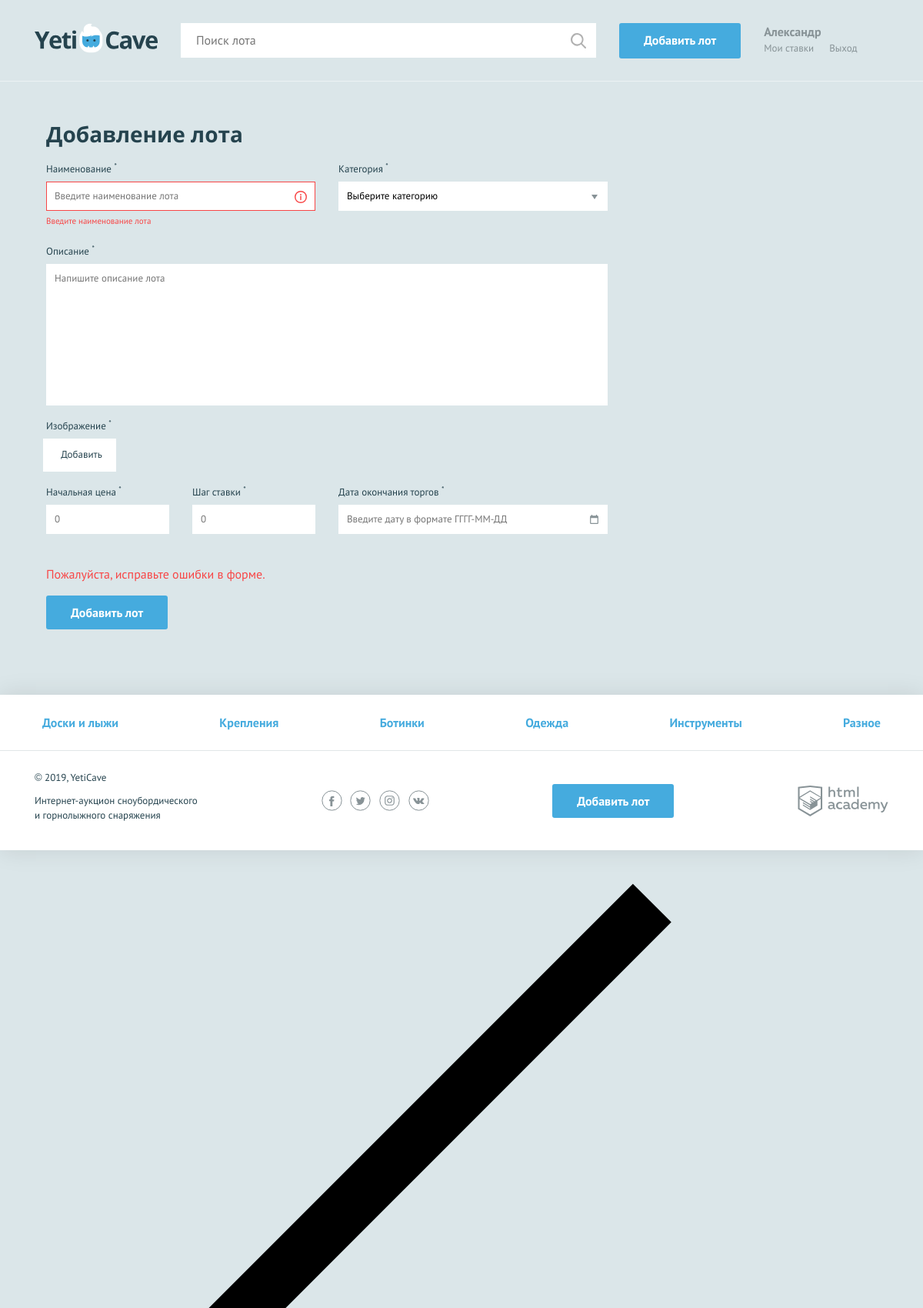
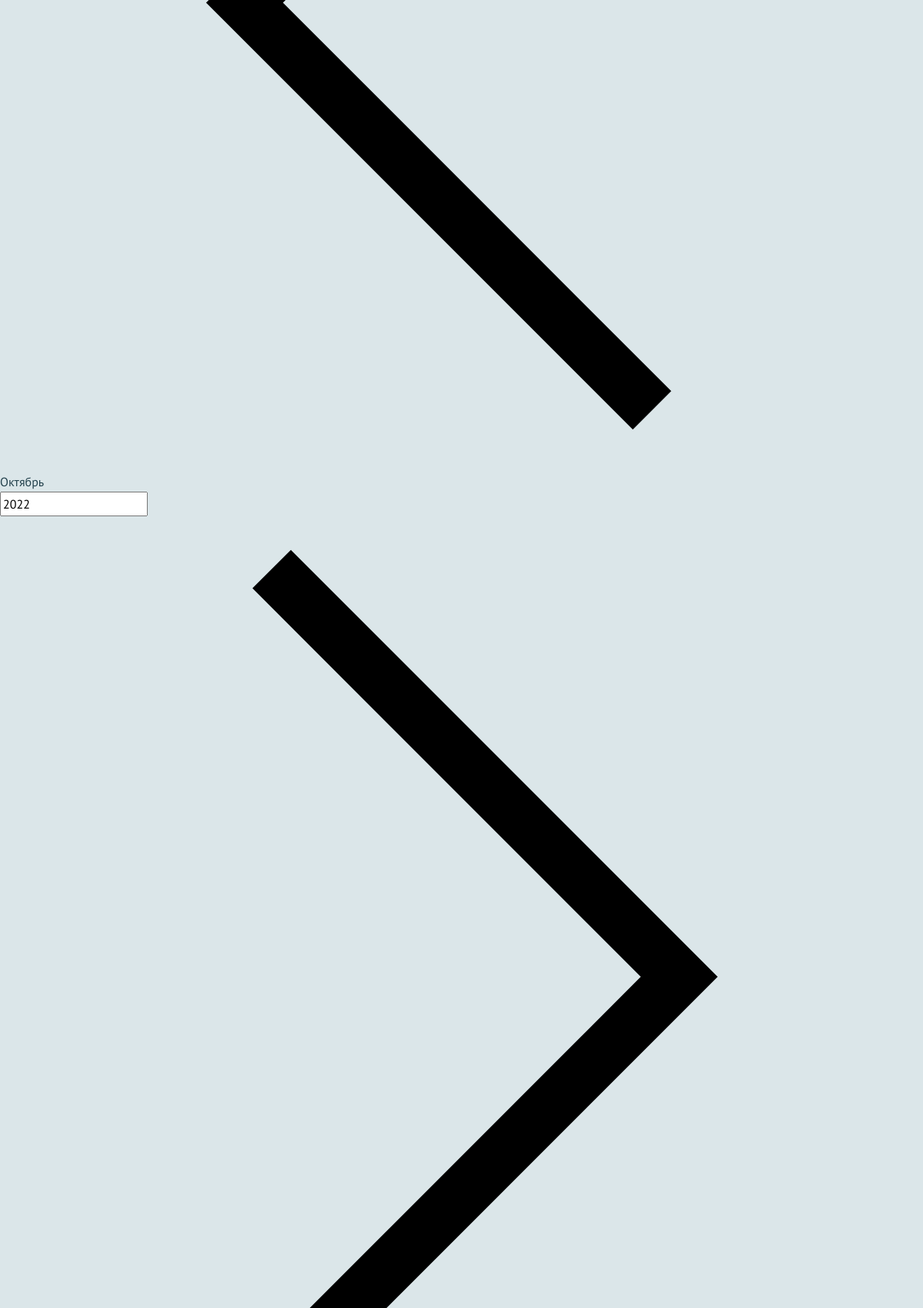
The page /add.php (upper part) on the database its author committed (2 pictures, top to bottom).
### tables this page shows
CREATE TABLE categories
(
  id INT AUTO_INCREMENT PRIMARY KEY,
  character_code CHAR(128),
  name_category VARCHAR(128)
);

### helpers.php (called while the page is built, shortened)
<?php
function include_template($name, array $data = []) {
    $name = 'templates/' . $name;
    extract($data);
    require $name;
    $result = ob_get_clean();
    return $result;
}

### data.php (called while the page is built)
<?php
$is_auth = rand(0, 1);
$user_name = 'Александр';

### models.php (called while the page is built, shortened)
<?php
function getCategories($con)
{
    $categories = [];
    if (!$con) {
        $error = mysqli_connect_error();
    } else {
        $sql = "SELECT character_code, name_category FROM yeti_cave.categories";
        $result = mysqli_query($con, $sql);
        if ($result) {
            $categories = mysqli_fetch_all($result, MYSQLI_ASSOC);
        }
    }
    return $categories;
}

### templates/add-lot.php (the view, shortened to what this page needs)
<form class="form form--add-lot container form--invalid" action="add.php" method="post" enctype="multipart/form-data">
    <h2>Добавление лота</h2>
    <div class="form__container-two">
        <div class="form__item form__item--invalid">
            <label for="lot-name">Наименование <sup>*</sup></label>
            <input id="lot-name" type="text" name="lot-name" placeholder="Введите наименование лота">
            <span class="form__error">Введите наименование лота</span>
        </div>
        <div class="form__item">
            <label for="category">Категория <sup>*</sup></label>
            <select id="category" name="category">
            <option>Выберите категорию</option>
            </select>
        </div>
    </div>
    <div class="form__item form__item--wide">
        <label for="message">Описание <sup>*</sup></label>
        <textarea id="message" name="message" placeholder="Напишите описание лота"></textarea>
    </div>
    <div class="form__item form__item--file">
        <label>Изображение <sup>*</sup></label>
        <div class="form__input-file">
            <label for="lot-img">
                Добавить
            </label>
        </div>
    </div>
    <div class="form__container-three">
        <div class="form__item form__item--small">
            <label for="lot-rate">Начальная цена <sup>*</sup></label>
            <input id="lot-rate" type="text" name="lot-rate" placeholder="0">
        </div>
        <div class="form__item form__item--small">
            <label for="lot-step">Шаг ставки <sup>*</sup></label>
            <input id="lot-step" type="text" name="lot-step" placeholder="0">
        </div>
        <div class="form__item">
            <label for="lot-date">Дата окончания торгов <sup>*</sup></label>
            <input class="form__input-date" id="lot-date" type="text" name="lot-date" placeholder="Введите дату в формате ГГГГ-ММ-ДД">
        </div>
    </div>
    <span class="form__error form__error--bottom">Пожалуйста, исправьте ошибки в форме.</span>
    <button type="submit" class="button">Добавить лот</button>
</form>

### templates/layout.php (shortened to what this page needs)
<!DOCTYPE html>
<html lang="ru">
<head>
    <link href="../css/normalize.min.css" rel="stylesheet">
    <link href="../css/style.css" rel="stylesheet">
</head>
<body>
<div class="page-wrapper">
    <header class="main-header">
        <div class="main-header__container container">
            <a class="main-header__logo">
                <img src="../img/logo.svg" width="160" height="39" alt="Логотип компании YetiCave">
            </a>
            <form class="main-header__search" method="get" action="https://echo.htmlacademy.ru" autocomplete="off">
                <input type="search" name="search" placeholder="Поиск лота">
                <input class="main-header__search-btn" type="submit" name="find" value="Найти">
            </form>
            <a class="main-header__add-lot button" href="add.php">Добавить лот</a>
            <nav class="user-menu">
                <?php if ($is_auth): ?>
                    <div class="user-menu__logged">
                        <p><?= $user_name ?></p>
                        <a class="user-menu__bets" href="pages/my-bets.html">Мои ставки</a>
                        <a class="user-menu__logout" href="#">Выход</a>
                    </div>
                <?php endif; ?>
            </nav>
        </div>
    </header>
    <main class="container">
        <?= $content ?>
    </main>
</div>
<footer class="main-footer">
    <nav class="nav">
        <ul class="nav__list container">
            <?php foreach ($categories as $category): ?>
                <li class="nav__item">
                    <a href="index.php"><?= $category['name_category'] ?></a>
                </li>
            <?php endforeach; ?>
        </ul>
    </nav>
    <div class="main-footer__bottom container">
        <div class="main-footer__copyright">
            <p>© 2019, YetiCave</p>
            <p>Интернет-аукцион сноубордического и горнолыжного снаряжения</p>
        </div>
        <div class="main-footer__social social">
            <a class="social__link social__link--facebook" href="#">
            </a>
            <a class="social__link social__link--twitter" href="#">
            </a>
            <a class="social__link social__link--instagram" href="#">
            </a>
            <a class="social__link social__link--vkontakte" href="#">
            </a>
        </div>
        <a class="main-footer__add-lot button" href="add-lot.html">Добавить лот</a>
        <div class="main-footer__developed-by">
            <a class="logo-academy" href="https://htmlacademy.ru/intensive/php">
            </a>
        </div>
    </div>
</footer>
</body>
</html>

### add.php (shortened to what this page needs)
<?php
require_once 'init.php';
require_once 'data.php';
require_once 'models.php';
require_once 'helpers.php';
$categories = getCategories($con);
$page_content = include_template('add-lot.php', ['categories' => $categories]);
$layout_content = include_template('layout.php', ['is_auth' => $is_auth, 'user_name' => $user_name, 'content' => $page_content,
    'title' => 'Новый лот', 'categories' => $categories]);
print ($layout_content);

### rows shown on the page
categories: name_category "Доски и лыжи"
categories: name_category "Крепления"
categories: name_category "Ботинки"
categories: name_category "Одежда"
categories: name_category "Инструменты"
categories: name_category "Разное"

### other values the page prints
$user_name "Александр"
